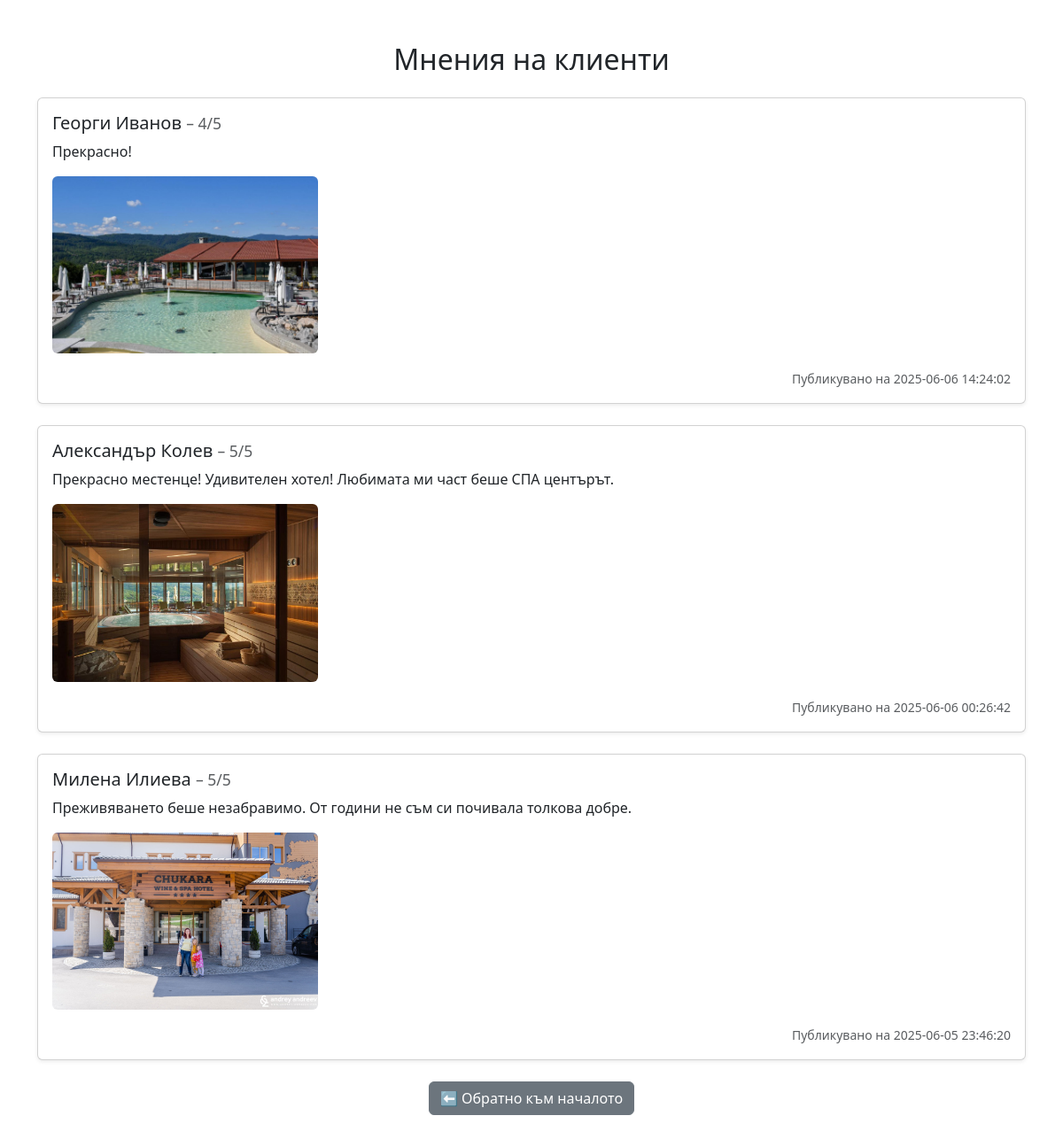
Screenshot of /reviews.php with the database file from the repository.
### tables this page shows
CREATE TABLE IF NOT EXISTS `reviews` (
  `id` int NOT NULL AUTO_INCREMENT,
  `name` varchar(255) NOT NULL,
  `rating` int NOT NULL,
  `review_text` text NOT NULL,
  `image_path` varchar(512) DEFAULT NULL,
  `created_at` datetime DEFAULT CURRENT_TIMESTAMP,
  PRIMARY KEY (`id`)
);

### reviews.php (the view, shortened to what this page needs)
<?php
$conn = new mysqli("localhost", "root", "", "hotel_db");
$result = $conn->query("SELECT * FROM reviews ORDER BY created_at DESC");
?>
<!DOCTYPE html>
<html lang="bg">
<head>
  <link href="https://cdn.jsdelivr.net/npm/bootstrap@5.3.3/dist/css/bootstrap.min.css" rel="stylesheet" />
</head>
<body>
<div class="container py-5">
  <h2 class="text-center mb-4">Мнения на клиенти</h2>
  <?php if ($result && $result->num_rows > 0): ?>
    <?php while ($row = $result->fetch_assoc()): ?>
      <div class="card mb-4 shadow-sm">
        <div class="card-body">
          <h5 class="card-title"><?= htmlspecialchars($row['name']) ?> <small class="text-muted">– <?= intval($row['rating']) ?>/5</small></h5>
          <p class="card-text"><?= nl2br(htmlspecialchars($row['review_text'])) ?></p>
          <?php if (!empty($row['image_path'])): ?>
            <img src="<?= htmlspecialchars($row['image_path']) ?>" alt="Снимка" class="img-fluid rounded" style="max-width: 300px;">
          <?php endif; ?>
          <p class="text-end text-muted mb-0 mt-3"><small>Публикувано на <?= $row['created_at'] ?></small></p>
        </div>
      </div>
    <?php endwhile; ?>
  <?php else: ?>
    <p class="text-center">Все още няма отзиви.</p>
  <?php endif; ?>
  <div class="text-center mt-4">
    <a href="index.html" class="btn btn-secondary">⬅ Обратно към началото</a>
  </div>
</div>
</body>
</html>

### rows the page displays
reviews: name "Георги Иванов", rating "4", review_text "Прекрасно!", image_path (picture), created_at "2025-06-06 14:24:02"
reviews: name "Александър Колев", rating "5", review_text "Прекрасно местенце! Удивителен хотел! Любимата ми част беше СПА центърът.", image_path (picture), created_at "2025-06-06 00:26:42"
reviews: name "Милена Илиева", rating "5", review_text "Преживяването беше незабравимо. От години не съм си почивала толкова добре.", image_path (picture), created_at "2025-06-05 23:46:20"
